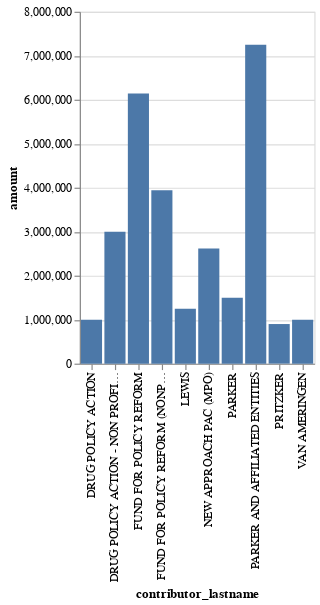

Here is the notebook cell this chart was saved with:
### Code cell
alt.Chart(top_supporters).mark_bar().encode(x="contributor_lastname", y="amount")

### Figure 1 — Vega-Lite specification as saved in the notebook (floating-point values rounded to 4 significant figures)
{"config": {"view": {"continuousWidth": 400, "continuousHeight": 300}}, "data": {"name": "data-7acb1e71fb1e46ff19e144714fed6ff7"}, "mark": "bar", "encoding": {"x": {"type": "nominal", "field": "contributor_lastname"}, "y": {"type": "quantitative", "field": "amount"}}, "$schema": "https://vega.github.io/schema/vega-lite/v4.8.1.json", "datasets": {"data-7acb1e71fb1e46ff19e144714fed6ff7": [{"contributor_firstname": "SEAN", "contributor_lastname": "PARKER AND AFFILIATED ENTITIES", "amount": 7250000.0}, {"contributor_firstname": "", "contributor_lastname": "FUND FOR POLICY REFORM", "amount": 6140000.0}, {"contributor_firstname": "", "contributor_lastname": "FUND FOR POLICY REFORM (NONPROFIT 501 (C)(4))", "amount": 3940000.0}, {"contributor_firstname": "", "contributor_lastname": "DRUG POLICY ACTION - NON PROFIT 501C4, YES ON PROP. 64", "amount": 3000000.0}, {"contributor_firstname": "", "contributor_lastname": "NEW APPROACH PAC (MPO)", "amount": 2615000.0}, {"contributor_firstname": "SEAN", "contributor_lastname": "PARKER", "amount": 1500000.0}, {"contributor_firstname": "DANIEL", "contributor_lastname": "LEWIS", "amount": 1250000.0}, {"contributor_firstname": "HENRY", "contributor_lastname": "VAN AMERINGEN", "amount": 1000000.0}, {"contributor_firstname": "", "contributor_lastname": "DRUG POLICY ACTION", "amount": 1000000.0}, {"contributor_firstname": "NICHOLAS", "contributor_lastname": "PRITZKER", "amount": 900000.0}]}}
